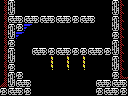

A level layout from a 2D game, rendered from its tile map. Below: a short description, then the map file with its tile-grid data intact:
An orthogonal 16x12 tile map with 8x8 px tiles, 1 tile layer (Tile Layer 1) and 3 objects (2x item, big-item).

<map version="1.0" orientation="orthogonal" renderorder="right-down" width="16" height="12" tilewidth="8" tileheight="8" nextobjectid="19">
 <properties>
  <property name="down" value="hole" />
  <property name="up" value="hole" />
 </properties>
 <tileset firstgid="1" name="tiles" tilewidth="8" tileheight="8" tilecount="256" columns="16">
  <image source="tiles.png" width="128" height="128" />
 </tileset>
 <layer name="Tile Layer 1" width="16" height="12">
  <data encoding="csv">
251,105,1,1,1,1,1,1,1,1,1,1,1,1,105,247,
251,106,1,1,1,1,1,1,1,1,1,1,1,1,106,247,
251,103,104,103,104,103,104,103,104,165,103,104,1,1,105,247,
251,105,165,153,1,1,1,1,1,1,1,1,1,1,106,247,
251,106,153,1,1,1,1,1,1,1,1,1,1,1,165,247,
251,165,1,1,1,1,1,1,1,1,1,1,1,1,105,247,
251,105,1,1,103,104,165,103,104,165,165,103,104,165,106,247,
251,106,1,1,1,1,135,1,135,1,135,1,1,1,105,247,
251,165,1,1,1,1,256,1,256,1,256,1,1,1,106,247,
251,105,165,1,1,1,1,1,1,1,1,1,1,1,165,128,
127,106,103,104,1,1,1,1,1,1,1,1,103,104,103,104,
165,103,104,165,1,1,1,1,1,1,1,1,165,103,104,165
</data>
 </layer>
 <objectgroup name="objects">
  <object id="1" type="item" x="40" y="32" width="16" height="16" />
  <object id="2" type="item" x="96" y="64" width="16" height="16" />
  <object id="18" type="big-item" x="64" y="24" width="32" height="24" />
 </objectgroup>
</map>
